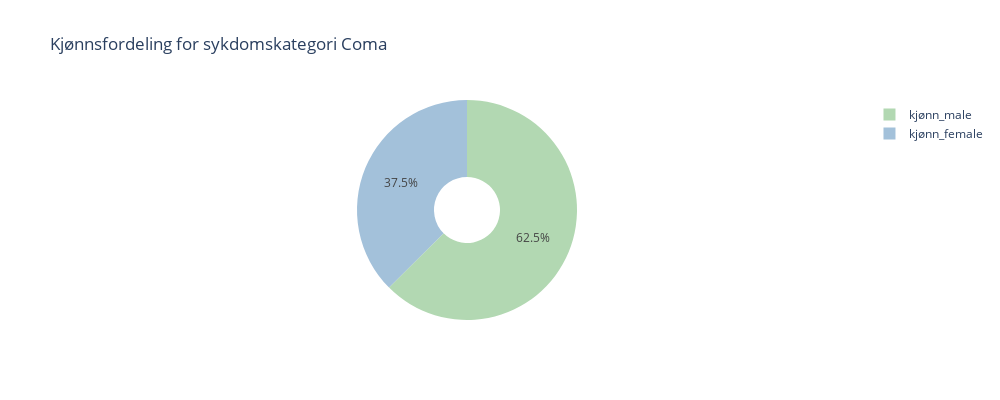

This figure's notebook cell:
### Code cell
# Kjønnsfordeling innen ulike sykdomskategorier.

disease_categories = ['sykdomskategori_ARF/MOSF', 
                     'sykdomskategori_COPD/CHF/Cirrhosis', 
                     'sykdomskategori_Cancer', 
                     'sykdomskategori_Coma']

gender_categories = ['kjønn_female', 'kjønn_male']

for disease in disease_categories:
    disease_data = X_train[X_train[disease] == 1]
    
    gender_count = disease_data[gender_categories].sum()
    
    total = gender_count.sum()
    gender_percent = (gender_count / total) * 100
    
    gender_df = pd.DataFrame({
        'Kjønn': gender_percent.index,
        'Prosent': gender_percent.values
    })

    fig = px.pie(gender_df, 
                 values='Prosent', 
                 names='Kjønn', 
                 title=f'Kjønnsfordeling for {disease.replace("_", " ")}',
                 color_discrete_sequence=['#B2D8B2', '#A3C1DA'],
                 hole=0.3, 
                 width=1000, height=400)

fig.show()

### Figure 1 — Plotly figure (JSON) as saved in the notebook; plotly's stock layout.template omitted (floating-point values rounded to 4 significant figures)
{"data": [{"domain": {"x": [0, 1], "y": [0, 1]}, "hole": 0.3, "hovertemplate": "Kjønn=%{label}<br>Prosent=%{value}<extra></extra>", "labels": ["kjønn_female", "kjønn_male"], "legendgroup": "", "name": "", "showlegend": true, "type": "pie", "values": [37.46, 62.54]}], "layout": {"height": 400, "legend": {"tracegroupgap": 0}, "piecolorway": ["#B2D8B2", "#A3C1DA"], "title": {"text": "Kjønnsfordeling for sykdomskategori Coma"}, "width": 1000}}
